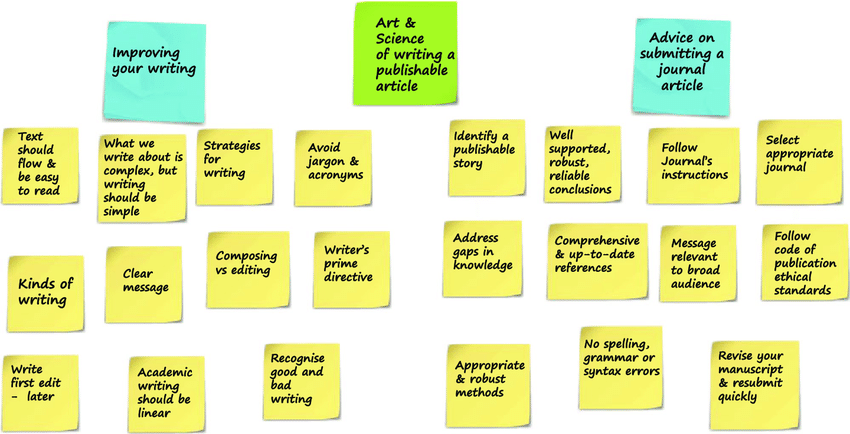
#> input picture sticky.png, 850 x 434 px, given in place of sticky.jpg, which was not available
$ python stickyprocessing.py
#> lines starting #> are read from the running program, lines starting #| are printed output that depends on the picture; after the words box and inside, x2 and y2 are one past the last pixel; in counts of white or black regions, pixels touching at a corner belong together; pictures that were not available may be replaced by others from this repository, and a replacement may not be noted
from skimage import data
from skimage.feature import canny # helps detect edges in images
import numpy as np
import pandas as pd
import matplotlib
import cv2 as cv
import matplotlib.image as mpimg
from matplotlib import pyplot as plt
from skimage.exposure import histogram
from scipy import ndimage as ndi
from skimage.filters import sobel
from skimage.segmentation import watershed
import skimage.color as color
from skimage.color import label2rgb
import pytesseract
pytesseract.pytesseract.tesseract_cmd = r'C:\Program Files\Tesseract-OCR\tesseract'


img = cv.imread('sticky.jpg')
#> img is the input picture: shape (434, 850, 3); mean B, G, R 184.7, 238.2, 231.1
img = cv.cvtColor(img, cv.COLOR_BGR2GRAY)
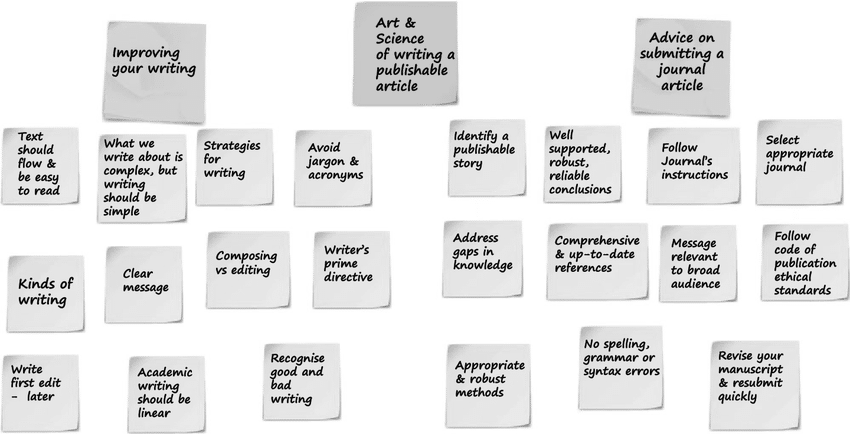
#> img: shape (434, 850); min 0, max 255, mean 230
ret, thresh = cv.threshold(img,0,255,cv.THRESH_BINARY_INV+cv.THRESH_OTSU)
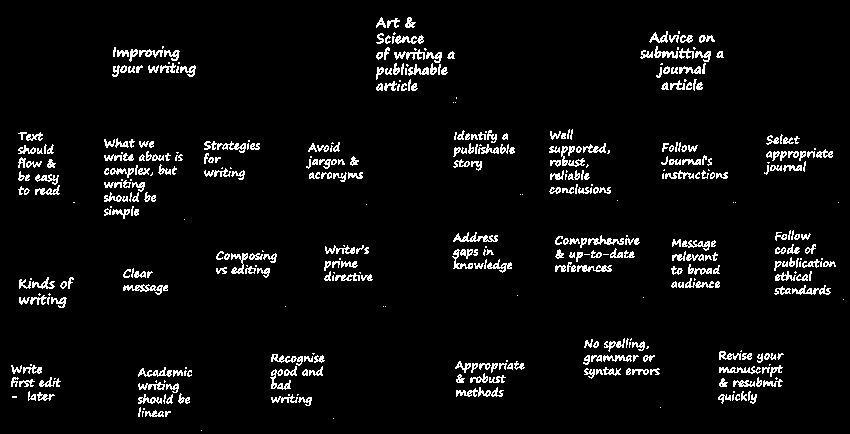
#> thresh: shape (434, 850); 5.2% white in thin lines or dots
#> ret = 145

f = color.rgb2gray(img)
imgASNP = np.asarray(f, dtype='int32')

elevation_map = sobel(imgASNP)
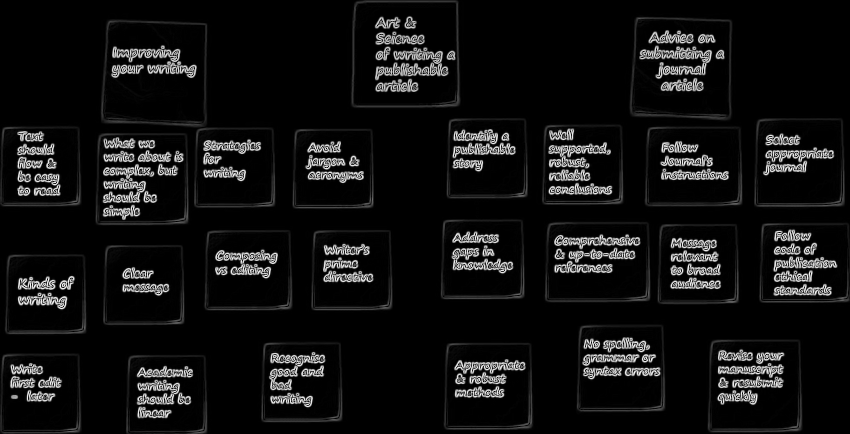
#> elevation_map: shape (434, 850) float64; min 0, max 8.26e-08, mean 5.9e-09; drawn with min black and max white
fill_coins = ndi.binary_fill_holes(elevation_map)
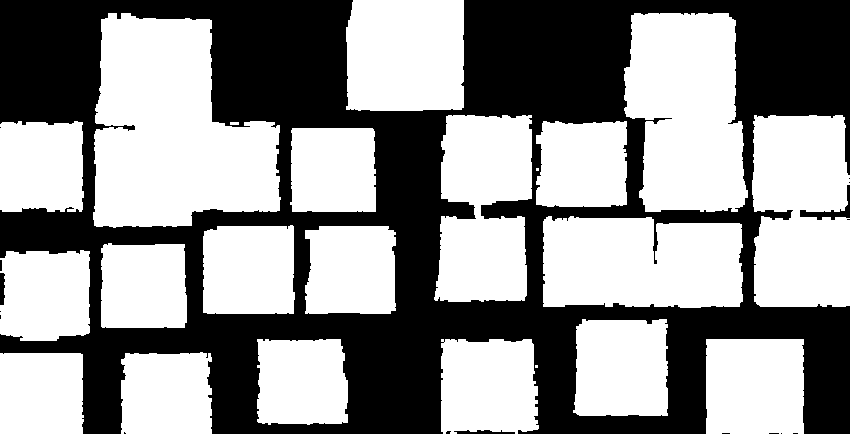
#> fill_coins: shape (434, 850) bool; 57.3% white; 17 black regions (12 under 20 px), largest, box (x1, y1, x2, y2) and area: (0, 0, 850, 434) 156904, (800, 185, 850, 220) 395, (454, 430, 515, 434) 161, (0, 273, 5, 305) 139, (0, 260, 2, 271) 22


labeled_coins, _ = ndi.label(fill_coins)
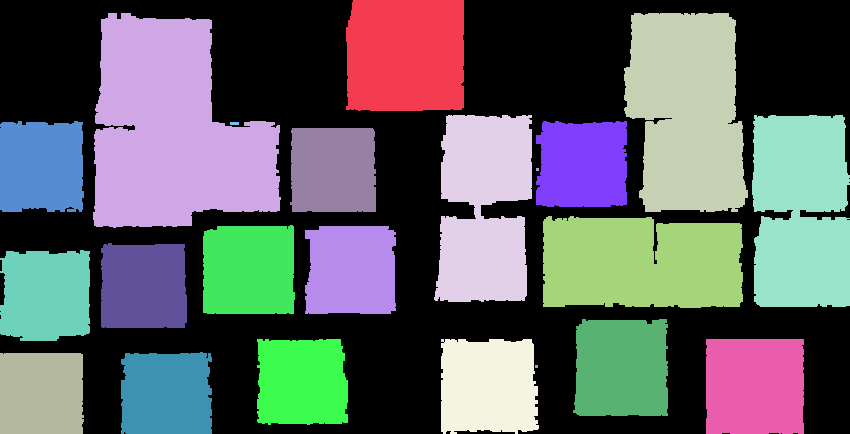
#> labeled_coins: shape (434, 850) int32; 24 distinct labels, from 0 to 23; one colour per label, 0 black
image_label_overlay = label2rgb(labeled_coins, image=img, bg_label=0)
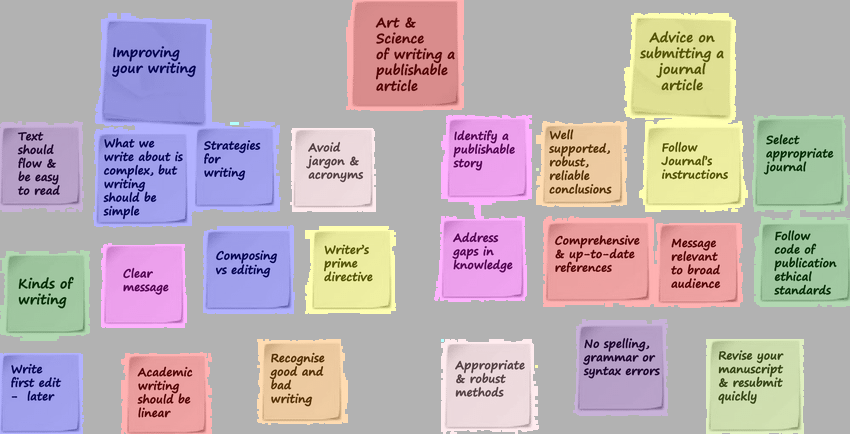
#> image_label_overlay: shape (434, 850, 3) float64; mean R, G, B 0.735, 0.686, 0.703
plt.imshow(image_label_overlay)
plt.show()
print(image_label_overlay)
#> (printed output is left out)
obs = ndi.find_objects(labeled_coins)
#> obs = 23 items


for ob in range(len(obs)):
    slice_x, slice_y = ndi.find_objects(labeled_coins)[ob]
    print(slice_x, slice_y)
    roi = img[slice_x, slice_y]
    print(roi.size)
    #make sure the image is a proper size, and not just a visual error.
    if roi.size > 1000:
        plt.imshow(roi)
#> (the run stopped early here; a loop or call above may not have finished)
